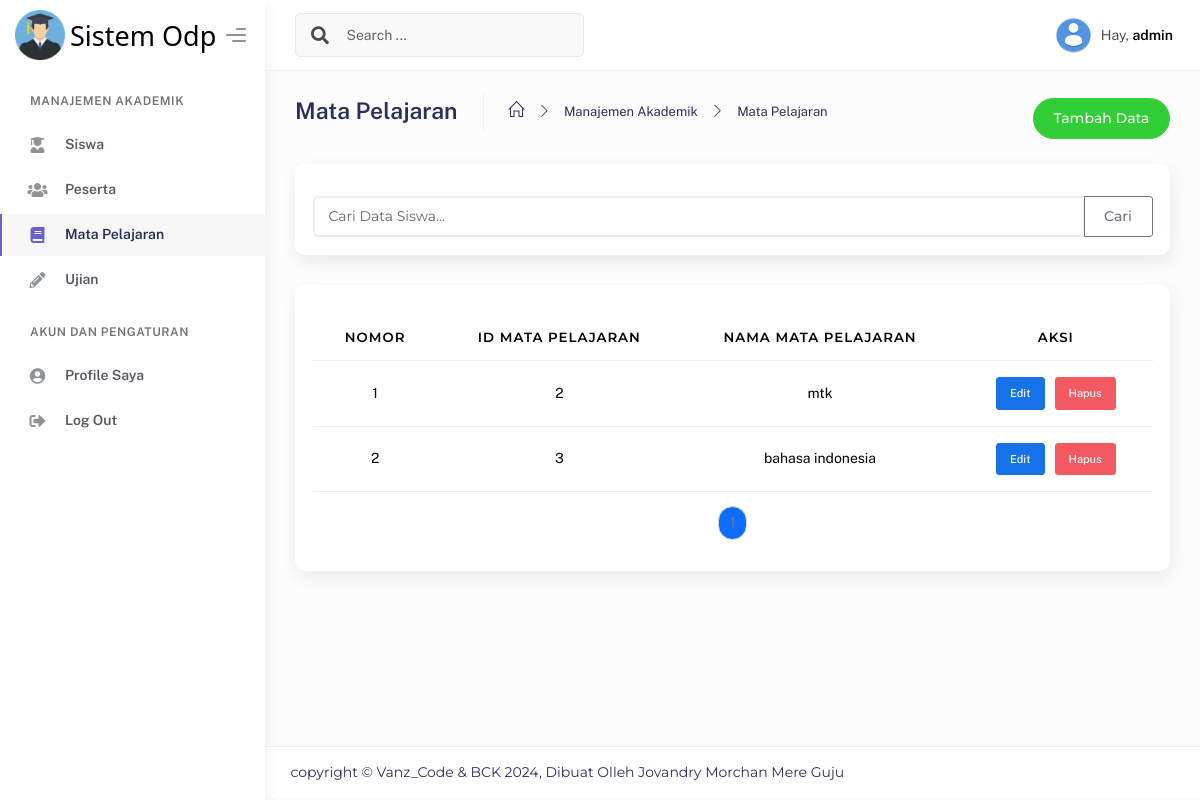
/pengguna/admin/mata_pelajaran.php (signed in), run on the app's committed database.
### tables this page shows
CREATE TABLE `mata_pelajaran` (
  `id_matpel` int(12) NOT NULL,
  `nama_matpel` varchar(50) NOT NULL
);

### pengguna/admin/mata_pelajaran.php (the view, shortened to what this page needs)
<!DOCTYPE html>
<html lang="en">
<?php include 'fitur/head.php'; ?>
<body>
    <div class="wrapper">
        <?php include 'fitur/sidebar.php'; ?>
        <div class="main-panel">
            <?php include 'fitur/navbar.php'; ?>
            <div class="container">
                <div class="page-inner">
                    <?php include 'fitur/papan_halaman.php'; ?>
                    <div id="load_data">
                        <section class="section">
                            <div class="row">
                                <div class="col-lg-12">
                                    <div class="card">
                                        <div class="card-body text-center">
                                            <form method="GET" action="">
                                                <div class="input-group mt-3">
                                                    <input type="text" class="form-control"
                                                        placeholder="Cari Data Siswa..." name="search"
                                                        value="<?php echo isset($_GET['search']) ? htmlspecialchars($_GET['search']) : ''; ?>">
                                                    <button class="btn btn-outline-secondary"
                                                        type="submit">Cari</button>
                                                </div>
                                            </form>
                                        </div>
                                    </div>
                                </div>
                            </div>
                        </section>
                        <?php
                        include '../../keamanan/koneksi.php';
                        $search = isset($_GET['search']) ? $_GET['search'] : '';
                        $page = isset($_GET['page']) ? (int)$_GET['page'] : 1;
                        $limit = 10;
                        $offset = ($page - 1) * $limit;
                        $query = "
    SELECT *
    FROM mata_pelajaran
    WHERE id_matpel LIKE ? OR nama_matpel LIKE ?
    LIMIT ?, ?";
                        $stmt = $koneksi->prepare($query);
                        $search_param = '%' . $search . '%';
                        $stmt->bind_param("ssii", $search_param, $search_param, $offset, $limit);
                        $stmt->execute();
                        $result = $stmt->get_result();
                        $total_query = "
    SELECT COUNT(*) as total
    FROM mata_pelajaran
    WHERE id_matpel LIKE ? OR nama_matpel LIKE ?";
                        $stmt_total = $koneksi->prepare($total_query);
                        $stmt_total->bind_param("ss", $search_param, $search_param);
                        $stmt_total->execute();
                        $total_result = $stmt_total->get_result();
                        $total_row = $total_result->fetch_assoc();
                        $total_pages = ceil($total_row['total'] / $limit);
                        ?>
                        <section class="section">
                            <div class="row">
                                <div class="col-lg-12">
                                    <div class="card">
                                        <div class="card-body" style="overflow-x: hidden;">
                                            <div style="overflow-x: auto;">
                                                <?php if ($result->num_rows > 0): ?>
                                                    <table class="table table-hover text-center mt-3"
                                                        style="border-collapse: separate; border-spacing: 0;">
                                                        <thead>
                                                            <tr>
                                                                <th>Nomor</th>
                                                                <th>ID Mata Pelajaran</th>
                                                                <th>Nama Mata Pelajaran</th>
                                                                <th>Aksi</th>
                                                            </tr>
                                                        </thead>
                                                        <tbody>
                                                            <?php
                                                            $nomor = $offset + 1;
                                                            while ($row = $result->fetch_assoc()) :
                                                            ?>
                                                                <tr>
                                                                    <td><?php echo $nomor++; ?></td>
                                                                    <td><?php echo htmlspecialchars($row['id_matpel']); ?></td>
                                                                    <td><?php echo htmlspecialchars($row['nama_matpel']); ?>
                                                                    </td>
                                                                    <td
                                                                        style="display: flex; justify-content: center; gap: 10px;">
                                                                        <button class="btn btn-primary btn-sm"
                                                                            onclick="openEditModal('<?php echo $row['id_matpel']; ?>', '<?php echo $row['nama_matpel']; ?>')">Edit</button>
                                                                        <button class="btn btn-danger btn-sm"
                                                                            onclick="hapus('<?php echo $row['id_matpel']; ?>')">Hapus</button>
                                                                    </td>
                                                                </tr>
                                                            <?php endwhile; ?>
                                                        </tbody>
                                                    </table>
                                                <?php else: ?>
                                                    <p class="text-center mt-4">Data tidak ditemukan.</p>
                                                <?php endif; ?>
                                                <nav>
                                                    <ul class="pagination justify-content-center">
                                                        <?php for ($i = 1; $i <= $total_pages; $i++): ?>
                                                            <li
                                                                class="page-item <?php echo ($i == $page) ? 'active' : ''; ?>">
                                                                <a class="page-link"
                                                                    href="?page=<?php echo $i; ?>&search=<?php echo $search; ?>"><?php echo $i; ?></a>
                                                            </li>
                                                        <?php endfor; ?>
                                                    </ul>
                                                </nav>
                                            </div>
                                        </div>
                                    </div>
                                </div>
                            </div>
                        </section>
                    </div>
                </div>
            </div>
            <?php include 'fitur/footer.php'; ?>
        </div>
    </div>
</body>
</html>

### pengguna/admin/fitur/navbar.php (shortened to what this page needs)
<?php
include '../../keamanan/koneksi.php';
if (isset($_SESSION['id_admin'])) {
    $id_admin = $_SESSION['id_admin'];
    $query = "SELECT * FROM admin WHERE id_admin = '$id_admin'";
    $result = mysqli_query($koneksi, $query);
    if ($result) {
        if (mysqli_num_rows($result) > 0) {
            $admin = mysqli_fetch_assoc($result);
?>
            <div class="main-header">
                <nav class="navbar navbar-header navbar-header-transparent navbar-expand-lg border-bottom"
                    data-background-color="white">
                    <div class="container-fluid">
                        <nav class="navbar navbar-header-left navbar-expand-lg navbar-form nav-search p-0 d-none d-lg-flex">
                            <div class="input-group">
                                <div class="input-group-prepend">
                                    <button type="submit" class="btn btn-search pe-1">
                                        <i class="fa fa-search search-icon"></i>
                                    </button>
                                </div>
                                <form class="search-form d-flex align-items-center" method="POST" action="fitur/search.php">
                                    <input type="text" name="query" placeholder="Search ..." class="form-control" />
                                </form>
                            </div>
                        </nav>
                        <ul class="navbar-nav topbar-nav ms-md-auto align-items-center">
                            <li class="nav-item topbar-user dropdown hidden-caret">
                                <a class="dropdown-toggle profile-pic" data-bs-toggle="dropdown" href="#" aria-expanded="false">
                                    <div class="avatar-sm">
                                        <?php if (!empty($admin['fp'])): ?>
                                            <img src="../../assets/img/fp_pengguna/admin/<?php echo $admin['fp']; ?>" alt="..."
                                                class="avatar-img rounded-circle" />
                                        <?php else: ?>
                                            <img src="../../assets/img/avatar/avatar.png" alt="..."
                                                class="avatar-img rounded-circle" />
                                        <?php endif; ?>
                                    </div>
                                    <span class="profile-username">
                                        <span class="op-7">Hay,</span>
                                        <span class="fw-bold"><?php echo $admin['nama_lengkap']; ?></span>
                                    </span>
                                </a>
                            </li>
                        </ul>
                    </div>
                </nav>
            </div>
<?php
        } else {
            echo "Tidak ada data admin.";
        }
    } else {
        echo "Gagal mengambil data admin: " . mysqli_error($koneksi);
    }
} else {
    echo "Session id_admin tidak tersedia.";
}
?>

### pengguna/admin/tes.css (style rules this page uses)
* { margin: 0; padding: 0; box-sizing: border-box; }
html, body { height: 100%; }
body { -webkit-font-smoothing: antialiased; font-family: "Montserrat", sans-serif; text-rendering: optimizeLegibility; background: #fcfcfc; }

### data on the page
mata_pelajaran: id_matpel "2", nama_matpel "mtk"
mata_pelajaran: id_matpel "3", nama_matpel "bahasa indonesia"

### other printed values
$admin['nama_lengkap'] "admin"
$page_title "Mata Pelajaran"
